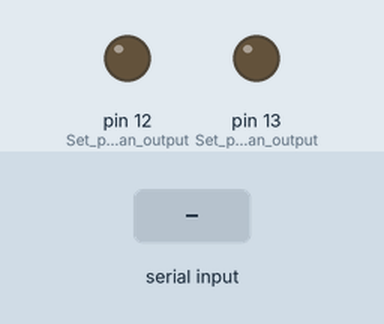
This sketch was run on a simulated Arduino Uno, built with avr-gcc and run on an emulated ATmega328P. Parts: output pins drawn as LEDs (lit = HIGH). Inputs (shaded band) come from the test bench.

Above: at 1.2 s.
1.3 s: "1" received over Serial
At 2.5 s:
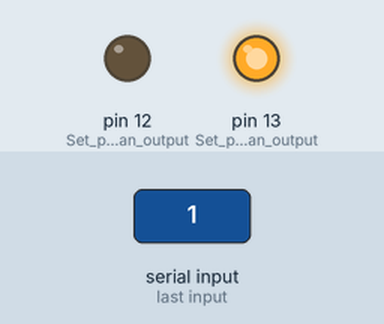
2.8 s: "3" received over Serial
At 3.7 s:
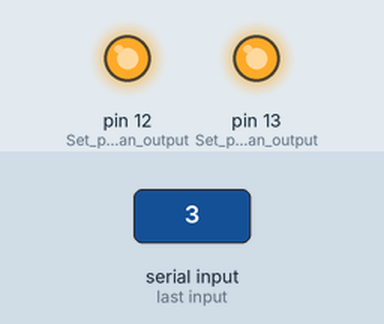
4.3 s: "0" received over Serial
At 4.9 s:
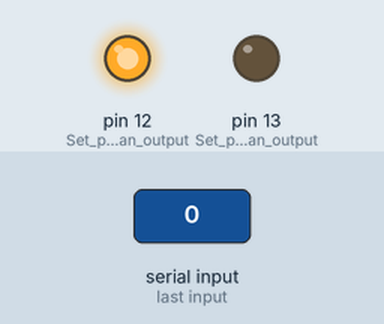
5.8 s: "4" received over Serial
At 7.2 s:
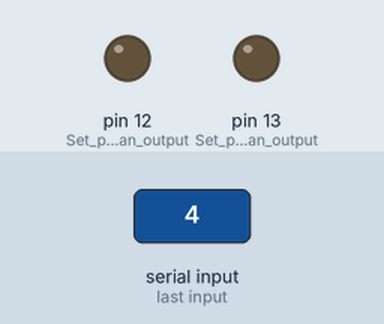
Timing chart, 0 to 8.3 s (numbered marks = the images above; inputs shaded):
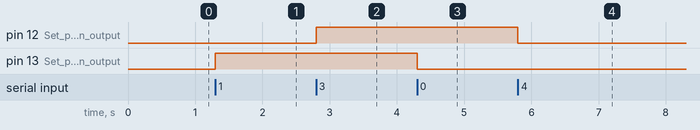

The sketch:

control.ino
```cpp
void setup() {
  Serial.begin(9600); // Initialize serial communication at 9600 baud
  pinMode(13, OUTPUT);// Set pin 13 as an output,change to any pin
  pinMode(12, OUTPUT);// Set pin 12 as an output
}

void loop() {
  if (Serial.available() > 0) { // Check if there is any data available on the serial port
    char command = Serial.read(); // Read the incoming command
    if (command == '1') { // If the command is '1', turn the lights on
      digitalWrite(13, HIGH);
    }if (command=='3'){
      digitalWrite(12,1);}
    else if (command == '0') { // If the command is '0', turn the lights off
      digitalWrite(13, LOW);

    }else if(command=='4'){digitalWrite(12,0);
    digitalWrite(13, LOW);
      }

}}
```

Measured:
- after the input at 1.3 s, pin 13 (Set_pin_13_as_an_output): LOW → HIGH at once
- after the input at 2.8 s, pin 12 (Set_pin_12_as_an_output): LOW → HIGH at once
- after the input at 4.3 s, pin 13 (Set_pin_13_as_an_output): HIGH → LOW at once
- after the input at 5.8 s, pin 12 (Set_pin_12_as_an_output): HIGH → LOW at once
